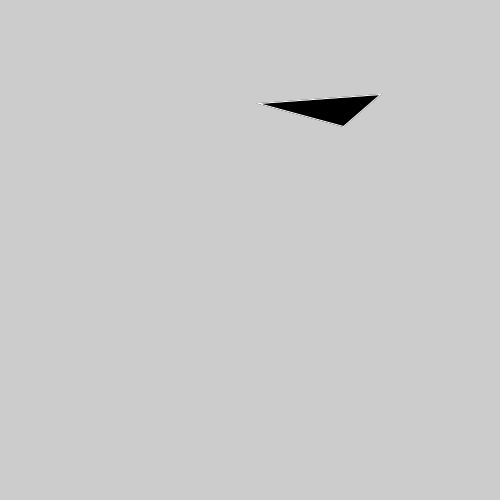
Frame 1 (no input)
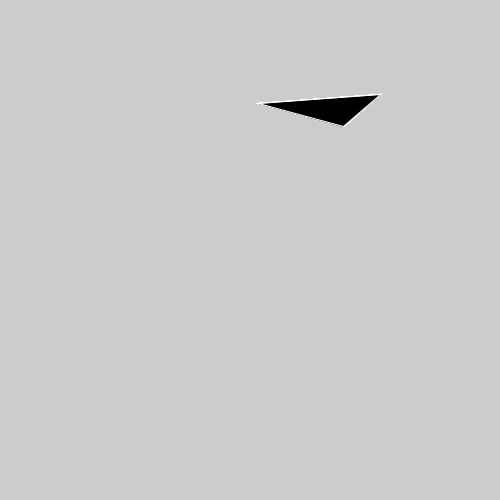
Frame 60 (the mouse pressed at the canvas centre just before this capture)
Frame 120 (the mouse held since frame 60 and released just before this capture): identical to frame 60, image omitted

The Processing sketch that drew these frames (run headless with seeded random() and noise(); from frame 60 on, the mouse is pressed at the canvas centre):

// Processing sketch: p000_IlPaguro
// ── p000_IlPaguro.pde
float x1 = random(400);
float y1 = random(400);

float x2 = random(400);
float y2 = random(400);

float x3 = random(400);
float y3 = random(400);

float a, b, c;

boolean changeColor=true;

void setup() 
{
  size(500, 500); //Dimensione della finestra
  triangle(x1, y1, x2, y2, x3, y3);
}

void draw()
{ 
  a = ((y2 - y3)*(mouseX - x3) + (x3 - x2)*(mouseY - y3)) / ((y2 - y3)*(x1 - x3) + (x3 - x2)*(y1 - y3));
  b = ((y3 - y1)*(mouseX - x3) + (x1 - x3)*(mouseY - y3)) / ((y2 - y3)*(x1 - x3) + (x3 - x2)*(y1 - y3));
  c = 1-a-b;
  
  if(((a>=0 && a<=1) && (b>=0 && b<=1) && (c>=0 && c<=1))  && changeColor) //<>//
  {
    fill(255, 0, 0);
    stroke(0, 0, 0);
    triangle(x1, y1, x2, y2, x3, y3);
    changeColor=false;
  }
  else
  {
    if(!((a>=0 && a<=1) && (b>=0 && b<=1) && (c>=0 && c<=1)))
    {
        changeColor=true;
        fill(0, 0, 0);
        stroke(255, 255, 255);
        triangle(x1, y1, x2, y2, x3, y3);  
    }
  }
}
